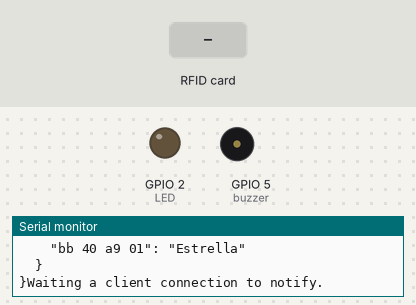
Recording of a sketch running on a simulated ESP32. On the bench: output pins drawn as LEDs (lit = HIGH), buzzer (waves = sounding, pin HIGH), the last lines printed to the serial monitor. Dashed ring = blinking. Inputs (shaded band) come from the test bench. Nothing arrives over Bluetooth unless stated; a phone connects over Bluetooth LE 3 s after start.

Above: at 2.3 s.
2.4 s: RFID card B1 6D 3F 20 held to the reader
At 4.0 s:
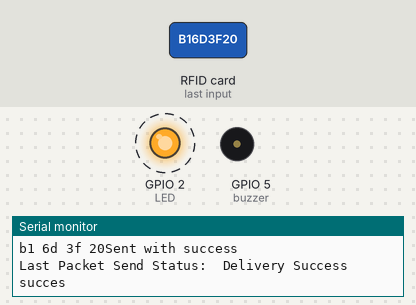
5.4 s: RFID card BB 40 B9 01 held to the reader
At 6.8 s:
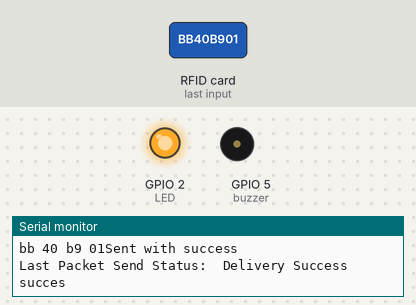
7.6 s: RFID card A6 4A 16 9B held to the reader
At 9.7 s:
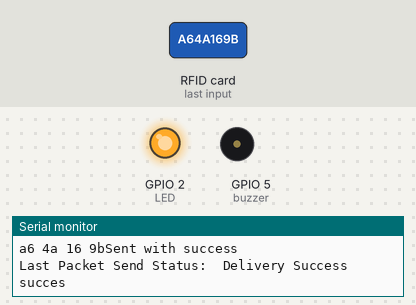
Timing chart, 0 to 12.5 s (numbered marks = the images above; inputs shaded):
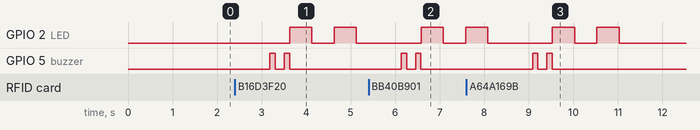

The sketch:

Control_Acceso_Tarjetero_JSON.ino
```cpp
#include <esp_now.h>
#include <esp_wifi.h>
#include <WiFi.h>
#include <ArduinoJson.h>
#include <WiFi.h>
#include <BLEDevice.h>
#include <BLEServer.h>
#include <BLEUtils.h>
#include <BLE2902.h>
String json;
StaticJsonDocument<500> doc;
JsonObject root;
JsonObject usuarios;
#include <SPI.h>
#include <MFRC522.h>
#include "SPIFFS.h"

#define LED 2
#define SS_PIN 21
#define RST_PIN 22
#define buzzer 5
int contador = 0;
int reseteo = 10;
float txValue = 0;
BLECharacteristic *pCharacteristic;
bool deviceConnected = false;

MFRC522 mfrc522(SS_PIN, RST_PIN);   // Create MFRC522 instance.
//7C:9E:BD:45:52:8C
//ascensor 1: 0x84, 0xCC, 0xA8, 0x7A, 0xB6, 0x60
//ascensor 1 con 19 pisos: 84:CC:A8:7A:17:B0 - 0x84, 0xCC, 0xA8, 0x7A, 0x17, 0xB0
//ascensor 2: 84:CC:A8:7A:AD:C8 - 0x84, 0xCC, 0xA8, 0x7A, 0xAD, 0xC8
//ascensor 3: 84:CC:A8:7A:16:C8 - 0x84, 0xCC, 0xA8, 0x7A, 0x16, 0xC8
//prueba: 7C:9E:BD:45:70:74 - 0x7C, 0x9E, 0xBD, 0x45, 0x70, 0x74

//rEPETIDOR lORA aNTENA rOJA 30:C6:F7:0D:D2:28
//repetidor LORA ANTENA BLANCA 58:BF:25:99:BF:F8
//Darsalud 7C:9E:BD:ED:15:78 - 7C:9E:BD:F9:F4:5C
// AIRCALL bucaros 84:CC:A8:7A:01:EC


//Tarjeta prueba 7C:9E:BD:45:DA:58 7C:9E:BD:FA:17:B0

#define SERVICE_UUID           "ffe0" // UART service UUID a5f81d42-f76e-11ea-adc1-0242ac120002
#define CHARACTERISTIC_UUID_RX "ffe1"
#define CHARACTERISTIC_UUID_TX "ffe2"

uint8_t broadcastAddress[] = {0x84, 0xCC, 0xA8, 0x7A, 0x01, 0xEC};


esp_now_peer_info_t peerInfo;

void create_user_json(){
  root = doc.to<JsonObject>();
  usuarios = root["usuarios"].to<JsonObject>();

  //-------ACA SE ASWIGNAN LOS UID CON LOS NOMBRES--------------------
  // Tiene un limite de 27 usuarios usando JSON

  usuarios["edificio"]="DarSalud";
  usuarios["Direccion"]="kenedy";
  usuarios["b1 6d 3f 20"]="Andres";
  usuarios["bb 40 b9 01"]="Usuario";
  usuarios["01 br c3 4d"]="Usuario";
  usuarios["a6 4a 16 9b"]="Usuario";
  usuarios["bb 9c 4b 21"]="Usuario";
  usuarios["c1 9d 3f 20"]="Usuario";
  usuarios["bb fd 1c 00"]="Usuario";
  usuarios["ab 40 a9 01"]="Usuario";
  usuarios["f1 be b3 4d"]="Usuario";
  usuarios["09 41 0f b3"]="Angie Mejia";
  usuarios["bb 9c 3b 31"]="Usuario";
  usuarios["b1 6d 3b 20"]="Usuario";
  usuarios["56 0a 16 9b"]="Daniel Baquero";
  usuarios["bb 40 a9 d1"]="Usuario";
  usuarios["01 be g3 4d"]="Usuario";
  usuarios["56 sa 16 9b"]="Usuario";
  usuarios["mb 9c 3b 01"]="Usuario";
  usuarios["b1 6d 1f 20"]="Usuario";
  usuarios["bb fd 1b 80"]="Usuario";
  usuarios["b9 a4 57 c1"]="Martha Gutierrez";
  usuarios["bb 30 a9 01"]="Usuario";
  usuarios["bb fd 1b 00"]="JC";
  usuarios["56 0d 16 9b"]="Usuario";
  usuarios["bb 9c 3c 01"]="Usuario";
  usuarios["a1 6d 3f 20"]="Usuario";
  usuarios["bb fd 1b 60"]="Usuario";
  usuarios["01 8e b3 4d"]="Andrea Betancourt";
  usuarios["bb 40 a9 01"]="Estrella";


  serializeJsonPretty(doc, Serial);
  serializeJsonPretty(doc, json);
}

// Structure example to send data
// Must match the receiver structure
typedef struct struct_message{
  String a;
  String  uid;
  String nombre;
} struct_message;

//Create a struct_message called myData
struct_message myData;

//Insert your SSID
//constexpr char WIFI_SSID[] = "THOT";
//
//int32_t getWiFiChannel(const char *ssid) {
//  if (int32_t n = WiFi.scanNetworks()) {
//      for (uint8_t i=0; i<n; i++) {
//          if (!strcmp(ssid, WiFi.SSID(i).c_str())) {
//              return WiFi.channel(i);
//          }
//      }
//  }
//  return 0;
//}

class MyServerCallbacks: public BLEServerCallbacks {
    void onConnect(BLEServer* pServer) {
      deviceConnected = true;
    };

    void onDisconnect(BLEServer* pServer) {
      deviceConnected = false;
    }
};

class MyCallbacks: public BLECharacteristicCallbacks {
    void onWrite(BLECharacteristic *pCharacteristic) {
      std::string rxValue = pCharacteristic->getValue();
      if (rxValue.length() > 0) {
        Serial.println("***");
        Serial.print("Received Value: ");
        Serial.print(rxValue.length());
        Serial.println();
          for (int i = 0; i < rxValue.length(); i++) {
          Serial.println(rxValue[1]);
        //   credentials[i] = rxValue[i];
                         // Set values to send
         myData.a = rxValue[i];
         Serial.println(myData.a);


  // Send message via ESP-NOW
  esp_err_t result = esp_now_send(broadcastAddress, (uint8_t *) &myData, sizeof(myData));
    if (result == ESP_OK) {
    Serial.println("Sent with success");
  }
  else {
    Serial.println("Error sending the data");
  }
  ESP.restart();
  //  delay(2000);
        }
        /*  String  temp = String(credentials);
          String ssid= s.separa(temp, ',',0);
          String pass= s.separa(temp, ',',1);
          Serial.println("El elemento 1 es: " + ssid);
          Serial.println("El elemento 2 es: " + pass);
          save_data(ssid,pass);*/
        Serial.println();
        // Do stuff based on the command received from the app

        if (rxValue.find("Send") != -1) {

        }

        Serial.println();
        Serial.println("***");
      }
    }
};

void succes(){
  Serial.println("succes");
  digitalWrite(LED, HIGH);
  delay(500);
  digitalWrite(LED, LOW);
  delay(500);
  digitalWrite(LED, HIGH);
  delay(500);
  digitalWrite(LED, LOW);
}

void failure(){
  Serial.println("failure");
  digitalWrite(LED, HIGH);
  delay(500);
  digitalWrite(LED, LOW);
  delay(500);
  digitalWrite(LED, HIGH);
  delay(500);
  digitalWrite(LED, LOW);
  delay(500);
  digitalWrite(LED, HIGH);
  delay(500);
  digitalWrite(LED, LOW);
}

void OnDataSent(const uint8_t *mac_addr, esp_now_send_status_t status) {
  Serial.print("\r\nLast Packet Send Status:\t");
  Serial.println(status == ESP_NOW_SEND_SUCCESS ? "Delivery Success" : "Delivery Fail");
  status == ESP_NOW_SEND_SUCCESS ? succes() : failure();
}

void setup() {
  Serial.begin(115200);   // Initiate a serial communication
  Serial.println("Usuarios inscritos:");
  create_user_json();
  delay(1000);
    pinMode(buzzer, OUTPUT);
  SPI.begin();      // Initiate  SPI bus
  pinMode(LED, OUTPUT);
  WiFi.mode(WIFI_STA);
  mfrc522.PCD_Init();   // Initiate MFRC522
  //Serial.println("Approximate your card to the reader...");
  //Serial.println();

 // Create the BLE Device
  BLEDevice::init("ACCESS SV"); // Give it a name
   // Create the BLE Server
  BLEServer *pServer = BLEDevice::createServer();
  pServer->setCallbacks(new MyServerCallbacks());

  // Create the BLE Service
  BLEService *pService = pServer->createService(SERVICE_UUID);

  // Create a BLE Characteristic
  pCharacteristic = pService->createCharacteristic(
                      CHARACTERISTIC_UUID_TX,
                      BLECharacteristic::PROPERTY_NOTIFY
                    );

  pCharacteristic->addDescriptor(new BLE2902());

  BLECharacteristic *pCharacteristic = pService->createCharacteristic(
                                         CHARACTERISTIC_UUID_RX,
                                         BLECharacteristic::PROPERTY_WRITE
                                       );

  pCharacteristic->setCallbacks(new MyCallbacks());

  // Start the service
  pService->start();

  // Start advertising
  pServer->getAdvertising()->start();
  Serial.println("Waiting a client connection to notify.");
 // Init ESP-NOW
  if (esp_now_init() != ESP_OK) {
    Serial.println("Error initializing ESP-NOW");
    return;
  }
  esp_now_register_send_cb(OnDataSent);

  // register peer
  memcpy(peerInfo.peer_addr, broadcastAddress, 6);
  peerInfo.channel = 0;
  peerInfo.encrypt = false;
  // register first peer

  if (esp_now_add_peer(&peerInfo) != ESP_OK){
    Serial.println("Failed to add peer");
    return;
  }
}


void check_if_exist(String uid){
  Serial.print(uid);
  String name = usuarios[uid];
  Serial.print("Nombre asignado a este uid: ");
  Serial.println(name);
  if(name == "null"){
    Serial.println("usuario no existe");
  }else{
    Serial.println("USUARIO SI EXISTE");
    sent_data(uid,name);
  }
}

void sent_data(String uid, String nombre){
        digitalWrite(buzzer, HIGH);
        delay(120);
        digitalWrite(buzzer, LOW);
        delay(200);
        digitalWrite(buzzer, HIGH);
        delay(120);
        digitalWrite(buzzer, LOW);
  Serial.println(uid);
  String uuid = uid;
  myData.a = "K";
  myData.uid = uid;
  myData.nombre = nombre;
 Serial.print(myData.uid);

  // Send message via ESP-NOW
  esp_err_t result = esp_now_send(broadcastAddress, (uint8_t *) &myData, sizeof(myData));

  if (result == ESP_OK) {
    Serial.println("Sent with success");
  }
  else {
    Serial.println("Error sending the data");
  }
 // delay(2000);
}

void loop() {

  //--------------LEER LOS COMENTARIOS SIEMPRE PARA ENTENDER QUE HACE LA FUNCION! -------------
  // Look for new cards
  if ( ! mfrc522.PICC_IsNewCardPresent())
  {
  // Serial.print("Contador: ");
  // Serial.println(contador);

  //--------------ESTA ES LA FUNCION QUE BUSCA EL NOMBRE DEPENDIENDO DEL UID QUE LLEGA-----------
  //check_if_exist("5B CA 96 E4");

  contador++;
  //Serial.println("new card prtesent");
    if(contador > reseteo){
    Serial.println(" reseteando");
    ESP.restart();
    contador = 0;

    }
  //  //Serial.print("contador");
  //  Serial.println(contador);
    delay(1000);
      return;
    }
  //  // Select one of the cards
  if ( ! mfrc522.PICC_ReadCardSerial())
  {
    //Serial.println(" Access denied");
    return;
  }
  //Show UID on serial monitor
 // Serial.print("UID tag :");
  String content= "";
  byte letter;
  for (byte i = 0; i < mfrc522.uid.size; i++)
  {
   //  Serial.print(mfrc522.uid.uidByte[i] < 0x10 ? " 0" : " ");
   //  Serial.print(mfrc522.uid.uidByte[i], HEX);
     content.concat(String(mfrc522.uid.uidByte[i] < 0x10 ? " 0" : " "));
     content.concat(String(mfrc522.uid.uidByte[i], HEX));
  }
  Serial.println();
  Serial.print("Message : ");
  Serial.println(content.substring(1));
  String lectura = content.substring(1);
 // content.toUpperCase(content.substring(1));
    check_if_exist(lectura);


    // //LLAVE MAESTRA ----------------------------
    //     if (lectura == "B1 6D 3F 20" ||
    //         content.substring(1) == "01 BE B3 40" ||
    //         content.substring(1) == "BB CE 59 01" ||
    //         content.substring(1) == "5B CA 96 E4" ||
    //         content.substring(1) == "B1 EB EB 20" ||
    //        content.substring(1) == "BB 9C 3B 01" ) //change here the UID of the card/cards that you want to give access
    //  {
    ////FUNCION QUE RECIBE EL STRING DEL BLE Y LO ENVIA PARA BUSCAR EL NOMBRE ASIGNADO --------
    //    Serial.println();
    //    delay(500);
    //  }
}
```

Measured:
- after the input at 2.4 s, GPIO 2 (LED): alternates HIGH for 0.50 s and LOW for 0.50 s, starting after 1.2 s; GPIO 5 (buzzer): alternates HIGH for 0.12 s and LOW for 0.20 s, 4 changes in all, then stays LOW, starting after 0.79 s
- after the input at 5.4 s, GPIO 2 (LED): LOW → HIGH after 1.2 s, → LOW 0.50 s later, → HIGH 0.50 s later; GPIO 5 (buzzer): alternates HIGH for 0.12 s and LOW for 0.20 s, 4 changes in all, then stays LOW, starting after 0.74 s
- after the input at 7.6 s, GPIO 5 (buzzer): alternates HIGH for 0.12 s and LOW for 0.20 s, 4 changes in all, then stays LOW, starting after 1.5 s
